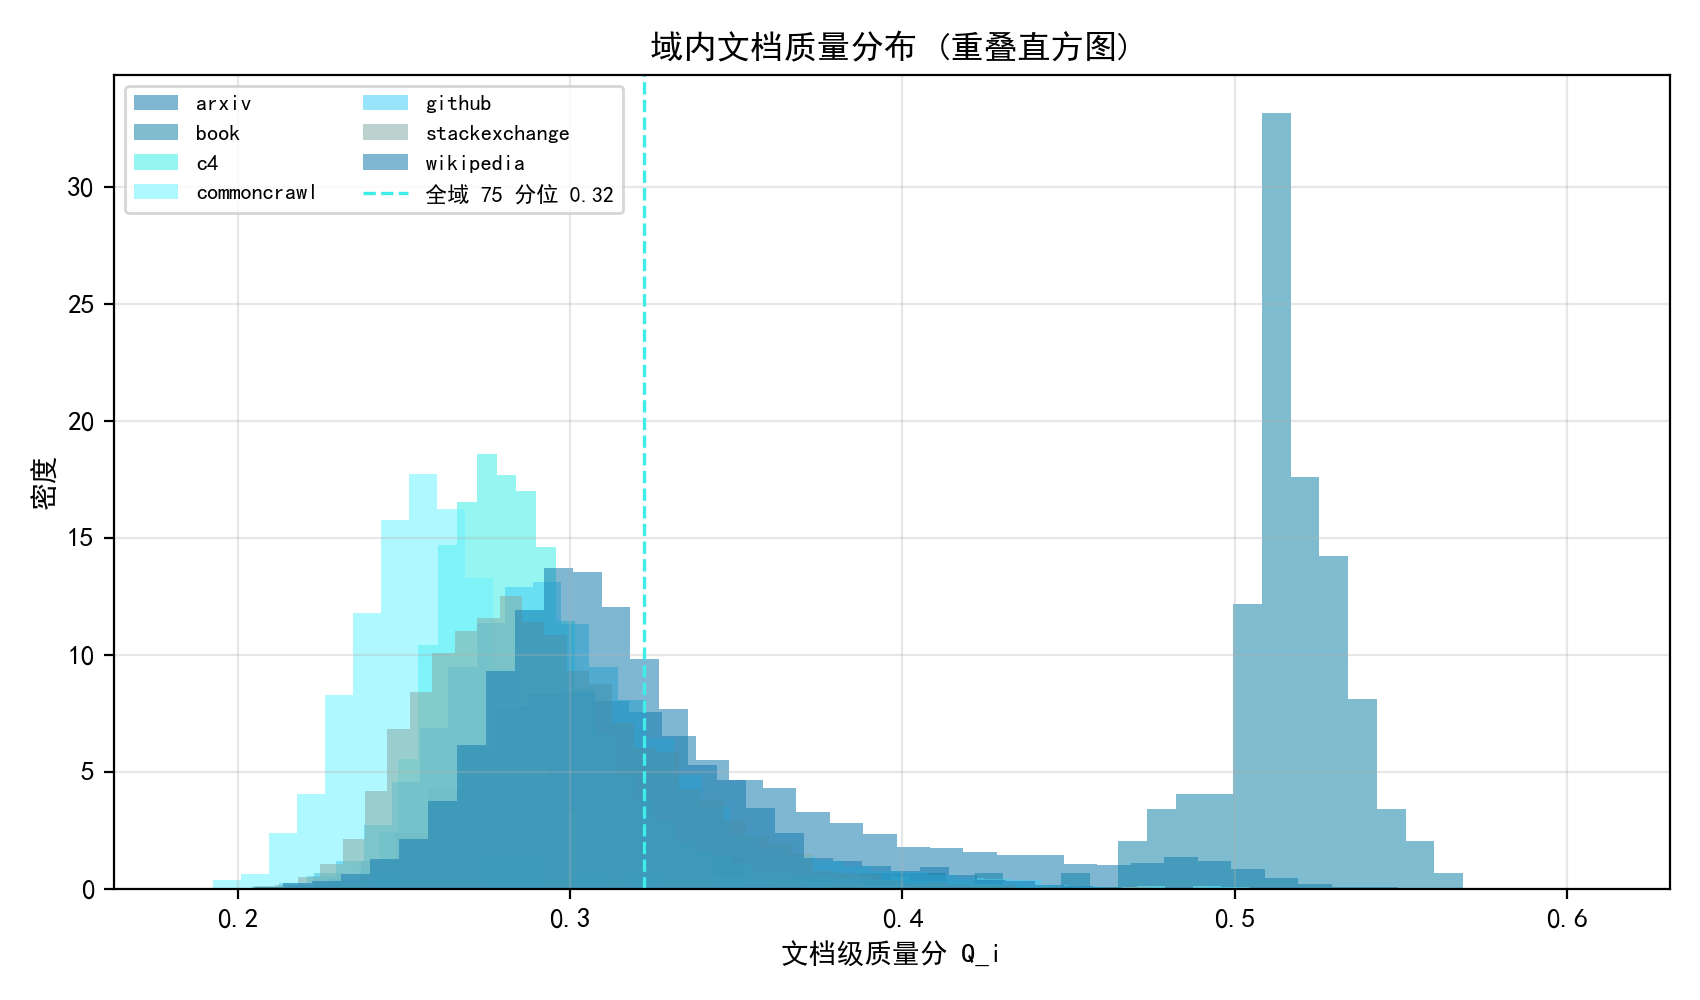

Here is the Python script that generated this plot:
# -*- coding: utf-8 -*-
"""
v58 实验: 域内文档级质量分布的形状
90k 样本上逐文档 TOPSIS 质量分 Q_i, 按域刻画分布形状:
1) 均值/std/偏度/峰度 + 高质尾占比 (Q_i > 全域75分位);
2) 重叠密度曲线: book 宽而高, commoncrawl 低而聚;
3) 与 v45 ICC (域间仅5%方差) 呼应: 域内分布形状 = 第二层筛选的依据;
4) 过滤头寸: 低质域内的高质长尾 = 可筛选挽救的文档占比.
输出: experiments/v58_p1_dom_dist.csv/.json/.png
"""
import os, sys, json
import numpy as np
import pandas as pd
sys.path.insert(0, os.path.join(os.path.dirname(__file__), "..", "code"))
from p1_quality import (load_jsonl_xz, build_frame, winsorize_minmax,
                        entropy_weight, critic_weight, topsis, ALL_IND)
from common import A, BASE

EX = os.path.join(os.path.dirname(__file__))
os.makedirs(EX, exist_ok=True)

import matplotlib
matplotlib.use("Agg")
import matplotlib.pyplot as plt
import matplotlib.font_manager as fm
for _f in ("SimHei.ttf", "simsun.ttf"):
    _p = os.path.join(BASE, _f)
    if os.path.exists(_p):
        fm.fontManager.addfont(_p)
plt.rcParams["font.sans-serif"] = ["SimHei"]
plt.rcParams["axes.unicode_minus"] = False
plt.rcParams["axes.prop_cycle"] = "cycler(color=['#177cb0', '#1685a9', '#3eede7', '#70f3ff', '#44cef6', '#88ada6'])"
import plotstyle


def main():
    a1 = load_jsonl_xz(os.path.join(A, "slimpajama_quality_signal_sample.jsonl.xz"), limit=60000)
    a2 = load_jsonl_xz(os.path.join(A, "slimpajama_quality_extended", "arxiv_part-6777d8857c6e-000486.jsonl.xz"), limit=15000)
    a3 = load_jsonl_xz(os.path.join(A, "slimpajama_quality_extended", "github_part-6777d8857c6e-000275.jsonl.xz"), limit=15000)
    df = pd.concat([build_frame(a1), build_frame(a2, domain_hint="arxiv"),
                    build_frame(a3, domain_hint="github")], ignore_index=True)
    dom = df["_source_domain"].fillna("none").to_numpy()
    X = winsorize_minmax(df[ALL_IND].to_numpy(dtype=float).copy())
    X = np.where(np.isnan(X), np.nanmean(X, axis=0), X)
    we, _ = entropy_weight(X)
    wc = critic_weight(X)[0]
    w = 0.5 * np.asarray(we, float) + 0.5 * np.asarray(wc, float)
    Q = topsis(X, w)
    thr = np.percentile(Q, 75)

    rows = []
    for d in np.unique(dom):
        q = Q[dom == d]
        rows.append({"domain": d, "n": int(len(q)), "mean": float(q.mean()),
                     "std": float(q.std()), "skew": float(pd.Series(q).skew()),
                     "kurt": float(pd.Series(q).kurt()),
                     "high_tail_share": float(np.mean(q > thr)),
                     "p90": float(np.percentile(q, 90))})
        r = rows[-1]
        print(f"{d:13s} mean={r['mean']:.3f} sd={r['std']:.3f} skew={r['skew']:+.2f} "
              f"kurt={r['kurt']:+.2f} | 高质尾占比 {r['high_tail_share']:.2f} | p90={r['p90']:.3f}")
    rdf = pd.DataFrame(rows)
    rdf.to_csv(os.path.join(EX, "v58_p1_dom_dist.csv"), index=False, encoding="utf-8-sig")

    fig, ax = plt.subplots(figsize=(8.5, 5))
    for d in np.unique(dom):
        q = Q[dom == d]
        ax.hist(q, bins=40, density=True, alpha=0.55, label=d)
    ax.axvline(thr, color="#3eede7", lw=1.2, ls="--", label=f"全域 75 分位 {thr:.2f}")
    ax.set_xlabel("文档级质量分 Q_i"); ax.set_ylabel("密度")
    ax.set_title("v58: 域内文档质量分布 (重叠直方图)")
    ax.legend(fontsize=8, ncol=2); ax.grid(alpha=0.3)
    fig.tight_layout(); fig.savefig(os.path.join(EX, "v58_p1_dom_dist.png"), dpi=200)
    plt.close(fig)

    with open(os.path.join(EX, "v58_p1_dom_dist.json"), "w", encoding="utf-8") as f:
        json.dump({"rows": rows, "q75": float(thr)}, f, ensure_ascii=False, indent=2)
    print("\ndone v58")


if __name__ == "__main__":
    main()
